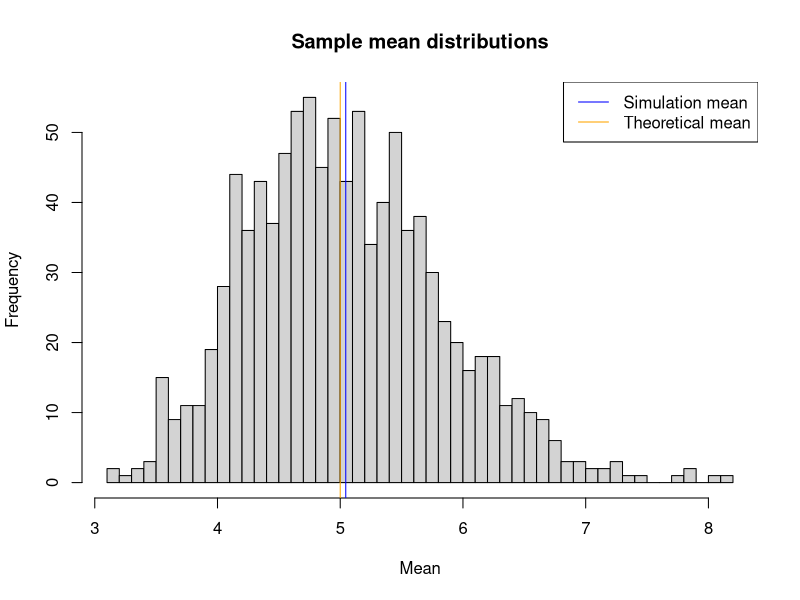
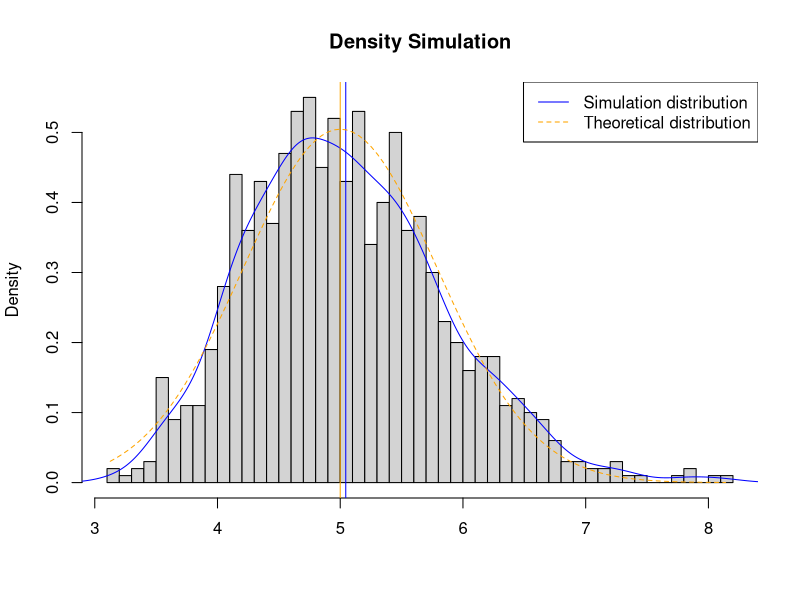
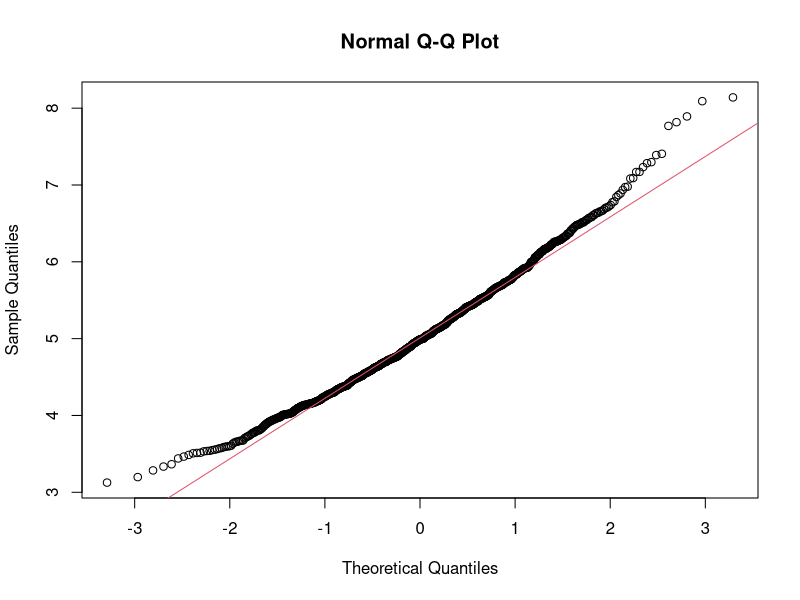

Write R code to recreate these figures, in order.
## ---- chunk 1
library(knitr)
opts_chunk$set(echo = TRUE)
## ---- chunk 2
## R Preparation for reproducible results
set.seed(10)
# set lambda to 0.2
lambda <- 0.2
# 40 samples
Num_Sample <- 40
# 1000 simulations
Num_Sim <- 1000
## ---- chunk 3
# Replicate 1000 instances of the random 40 exponentials
Sim_Exp <- replicate(Num_Sim, rexp(Num_Sample, lambda))
# Calculate the mean of the sample of exponentials
mean_Sim_Exp <- apply(Sim_Exp, 2, mean)
# Calculate the mean of the sample mean
mean_Sample <- mean(mean_Sim_Exp)
# Calculate the theoritical mean
mean_Theory <- 1/lambda
## ---- chunk 4
# Represent the sample mean distribution
hist(mean_Sim_Exp, breaks=50, xlab = "Mean", main = "Sample mean distributions")
# Represent the sample mean of the random simulation
abline(v = mean_Sample , col = "blue")
# Represent the theoritical mean
abline(v = mean_Theory, col = "orange")
legend('topright', c("Simulation mean", "Theoretical mean"),
       lty=c(1,1), col=c("blue", "orange"))

round(mean_Sample, digits = 3)
mean_Theory
## ---- chunk 5
# Calculate the standard deviation of the sample distribution
stddev_Sample <- sd(mean_Sim_Exp)
# Calculate the  theoritical standard deviation
stddev_Theory <- (1/lambda)/sqrt(Num_Sample)
# Calcultate the variance of the sample distribution
var_Sample <- stddev_Sample^2
# Calculate the theoritical variation
var_Theory <- ((1/lambda)*(1/sqrt(Num_Sample)))^2
## ---- chunk 6
round(stddev_Sample, digits = 3)
round(stddev_Theory, digits = 3)
round(var_Sample, digits = 3)
var_Theory
## ---- chunk 7
hist(mean_Sim_Exp, breaks=50, prob=TRUE,
     main="Density Simulation",
     xlab="")
# Calculate and identify the density of the sample mean
lines(density(mean_Sim_Exp), col="blue")
# Identify the mean of the sample mean
abline(v=mean(mean_Sim_Exp), col="blue")
# Identify the theoretical mean
abline(v=1/lambda, col="orange")

# Calculate the theoretical density of the averages of samples
xfit <- seq(min(mean_Sim_Exp), max(mean_Sim_Exp), length=100)
yfit <- dnorm(xfit, mean=mean_Theory, sd=stddev_Theory)
lines(xfit, yfit, pch=22, col="orange", lty=2)

# Legend
legend('topright', c("Simulation distribution", "Theoretical distribution"),
       lty=c(1,2), col=c("blue", "orange"))
## ---- chunk 8
qqnorm(mean_Sim_Exp)
qqline(mean_Sim_Exp, col = 2)
